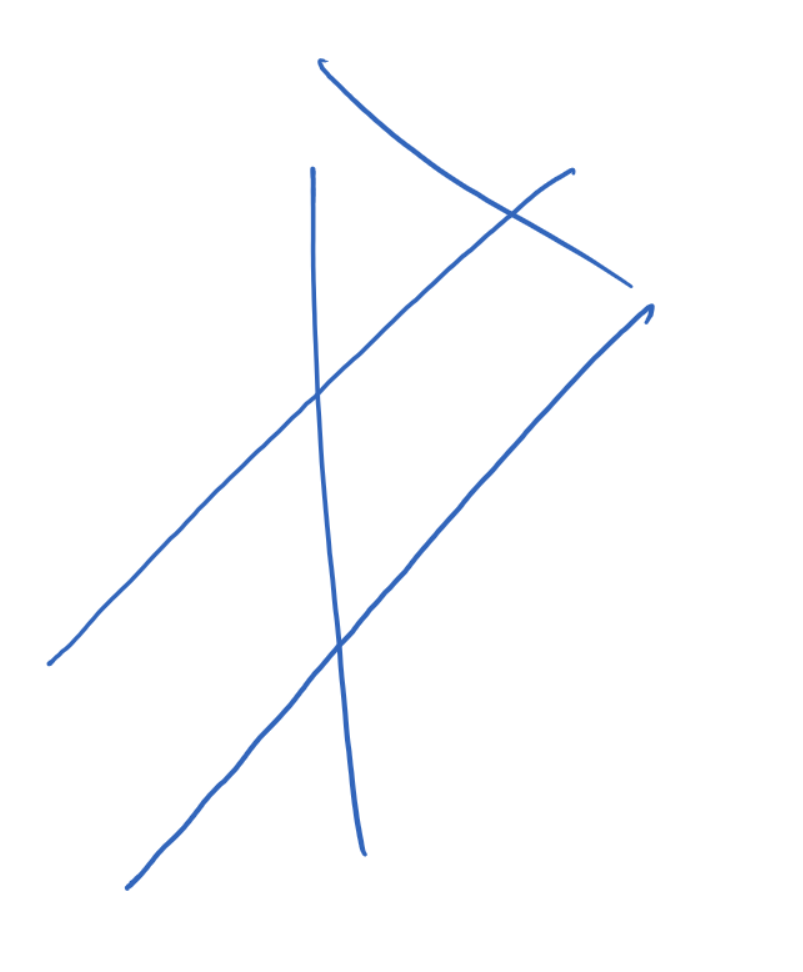
#> input picture Lab 7/images/handdrawing.tif, 803 x 972 px
$ python HoughLines_skeleton.py
#> lines starting #> are read from the running program, lines starting #| are printed output that depends on the picture
import math
import os # Operating System

import cv2 as cv# OpenCV
import imutils
import numpy as np # numeric computations package
import matplotlib.pyplot as plt # Bilder und Graphen wie in MALAB plotten
from skimage.feature.peak import peak_local_max
import matplotlib.cm as cm

def invert_lut(lut):
    indexFromValue = np.empty_like(lut)
    for index, value in enumerate(lut):
        indexFromValue[int(np.round(value))] = index
    return indexFromValue


class HoughLines():
    def __init__(self, img):
        self.maximaOnVotingSpace = None
        self.normalVectors = None
        self.imgDimensionX = img.shape[1]
        self.imgDimensionY = img.shape[0]
        self.maxRadius = int(np.sqrt(self.imgDimensionX ** 2 + self.imgDimensionY ** 2))
        self.minRadius = (-1) * self.maxRadius
        self.maxThetaDegrees = int(180)

        self.radiusFromIndex = np.arange(self.minRadius, self.maxRadius+1)
        self.indexFromRadius = invert_lut(self.radiusFromIndex)
        self.angleFromIndex = np.arange(0, self.maxThetaDegrees)
        self.indexFromAngle = invert_lut(self.angleFromIndex)

        self.votingSpace = np.zeros((len(self.angleFromIndex), len(self.radiusFromIndex)) , int)
        self.normalVectors = self.__compute_normal_vectors__(self.angleFromIndex)
        self.__vote_from_image__(img)
        self.maximaOnVotingSpace = self.__find_peaks__(self.votingSpace)


    def __compute_normal_vectors__(self, degrees):
        normalVectors = np.empty((len(degrees), 2), dtype=float)
        for index, thetaDegrees in enumerate(degrees):
            thetaRadians = thetaDegrees * math.pi / 180
            normalVectors[index, :] = np.array([math.sin(thetaRadians), math.cos(thetaRadians)])
        return normalVectors


    def __vote_from_pixel__(self, imageCoordinateXY: np.ndarray, grayValue: int):
        for angleDegrees in np.arange(0, self.maxThetaDegrees):
            roh = imageCoordinateXY[0] * self.normalVectors[angleDegrees][0] + imageCoordinateXY[1] * self.normalVectors[angleDegrees][1]
            radiusIndex = int(roh)
            angleIndex = angleDegrees
            self.votingSpace[angleIndex, radiusIndex] += grayValue


    def __vote_from_image__(self, img):
        for x in np.arange(0, self.imgDimensionX):
            for y in np.arange(0, self.imgDimensionY):
                imageCoordinateXY = np.array([x, y])
                grayValue = img[y, x]
                if grayValue > 0:
                    self.__vote_from_pixel__(imageCoordinateXY, grayValue )


    def __normalize_voting_space__(self):
        self.votingSpace = 255 * self.votingSpace.astype(float) / np.amax(self.votingSpace)


    # Change treshhold,lower find more lines, higher find less lines
    # Original value 0.4
    # Result: does not help much.
    # Changing the min_distance to 8, original value 3, does not help either
    # Suspicion: Lines that are horizontally or vertically enough are not detected.
    def __find_peaks__(self, votingSpace):
        return peak_local_max(votingSpace, min_distance=8, num_peaks = 10, threshold_rel = 0.4)[:,::-1]


    def show_peaks_on_voting_space(self):
        drawingImage = self.votingSpace.copy()
        radius = int(self.maxRadius / 50)
        for peak in self.maximaOnVotingSpace:
            center = peak
            cv.circle(drawingImage, center, radius, color = (255, 100, 100), thickness = 1)
        plt.figure()
        plt.imshow(drawingImage,cmap="jet")
        plt.title("Voting Space with Peak locations")
        plt.show()


    def show_voting_space(self):
        plt.figure()
        maxVote=np.amax(self.votingSpace)
        plt.imshow(self.votingSpace, cmap ="jet", vmin = 0, vmax=maxVote)
        plt.title("HoughtLines Voting Space: maxVote:{}".format(maxVote))
        plt.show()


    def __draw_found_line__(self, img, houghPeakCoordinates, halfLength = 200, color=(255,255,255)):
        angleDegrees = houghPeakCoordinates[1]
        roh = houghPeakCoordinates[0]
        cosAngle = self.normalVectors[angleDegrees][0]
        sinAngle = self.normalVectors[angleDegrees][1]

        n = np.array([
            cosAngle * roh,
            sinAngle * roh
        ])

        startPoint = np.array([n[0] + halfLength * -sinAngle, n[1] + halfLength * cosAngle])
        endPoint = np.array([n[0] - halfLength * -sinAngle, n[1] - halfLength * cosAngle])
        cv.line(img, startPoint.astype(int), endPoint.astype(int), color = color, thickness = 1)


    def show_found_lines(self, img, dir_list):
        if img is not None:
            drawingImage = cv.cvtColor(img, cv.COLOR_GRAY2RGB)
        else:
            img = np.zeros((self.imgDimensionY, self.imgDimensionX), dtype=np.uint8)

        cmap = cm.get_cmap('jet')
        nr_lines = self.maximaOnVotingSpace.shape[0]
        for id, m in enumerate(self.maximaOnVotingSpace):
            color = tuple(255*np.array(cmap(id/(nr_lines))[0:3]))
            self.__draw_found_line__(drawingImage, m, color=color)

        plt.figure()
        plt.imshow(drawingImage)
        plt.title("Found Lines" + dir_list)
        path = f'./found_lines/found_lines_{dir_list}'
        cv.imwrite(path, drawingImage)
        plt.show()

# Rotates image
def rotate_image():
    imgOriginal = plt.imread('./images/handdrawing.tif')
    for angle in np.arange(0, 360, 45):
        rotated = imutils.rotate_bound(imgOriginal, angle)
        path = f'./images/handdrawing_rotated_{str(angle)}_degress.tif'
        cv.imwrite(path, rotated)

def main():
    path = "images/"
    dir_list = os.listdir(path)
    for i in range(len(dir_list)):
        # load Image
        path = './images/' + dir_list[i]
        imgOriginal = plt.imread(path)
#> imgOriginal is the input picture: shape (972, 803, 4); mean R, G, B, A 251.7, 252.5, 253.9, 255
        img = cv.pyrDown(cv.pyrDown(cv.pyrDown(cv.cvtColor(imgOriginal, cv.COLOR_RGB2GRAY)))).astype(float)
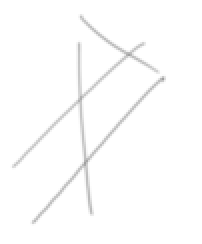
#> img: shape (122, 101) float64 (shown 2 times larger); min 159, max 255, mean 252.5
        # Invert Image such that bright pixels represent the lines
        img = np.amax(img)-img
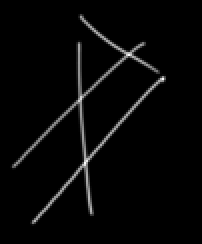
#> img: shape (122, 101) float64 (shown 2 times larger); min 0, max 96, mean 2.5; drawn with min black and max white
        imgNormalized = ((img.astype(int)*255)/np.amax(img)).astype(np.uint8)

        # Show image
        plt.figure()
        plt.imshow(imgNormalized, cmap=plt.cm.gray, vmin=0, vmax=255)
        plt.title("Image to be analyzed with Hough-Lines Algorithm")
        plt.show()

        # HoughVoting
        houghLines = HoughLines(imgNormalized)
#> in __init__, `self.maximaOnVotingSpace = self.__find_peaks__(self.votingSpace)`:
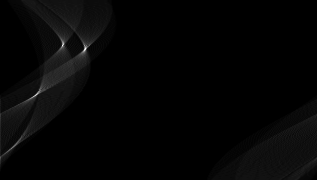
#> self.votingSpace: shape (180, 317) int64; min 0, max 13085, mean 259.7; drawn with min black and max white
        houghLines.__normalize_voting_space__()
        houghLines.show_voting_space()
        houghLines.show_peaks_on_voting_space()
        houghLines.show_found_lines(imgNormalized, dir_list[i])
#> after the loop in show_found_lines, `for id, m in enumerate(self.maximaOnVotingSpace):`:
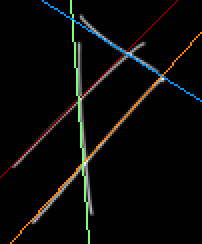
#> drawingImage: shape (122, 101, 3) (shown 2 times larger); mean B, G, R 8, 9.7, 9.4


if __name__ == "__main__":
    # Use once to created rotated images
    # rotate_image()

    main()
